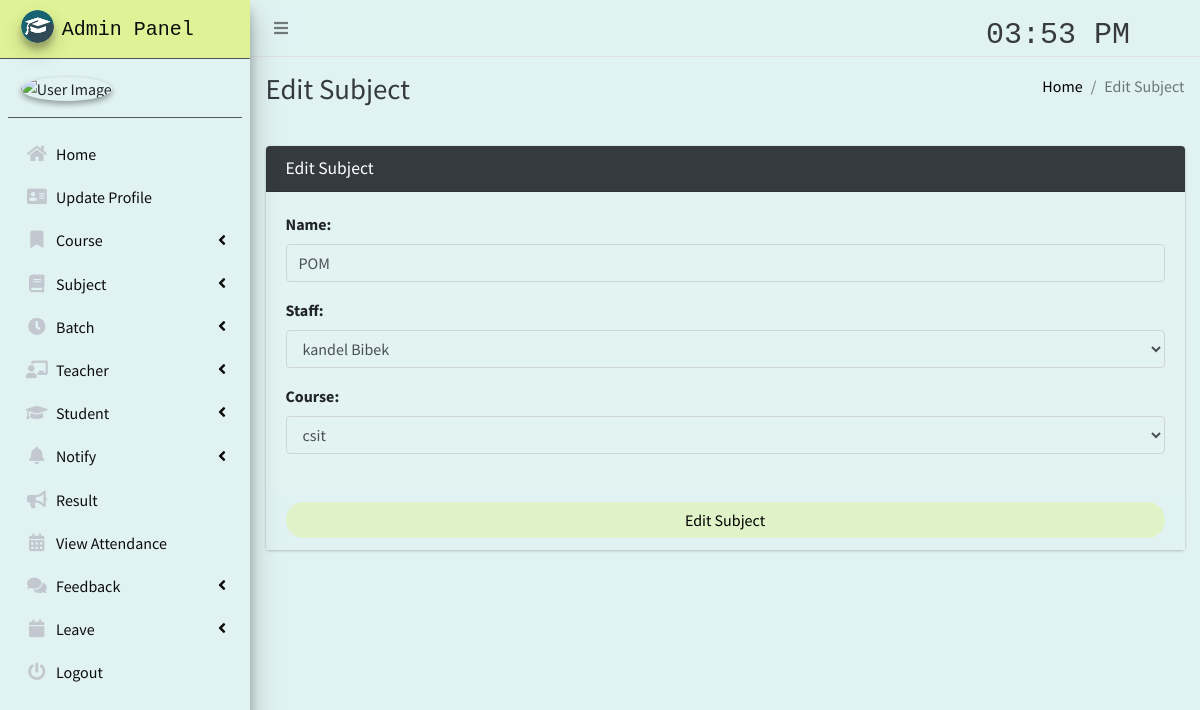
Page /subject/edit/2 (signed in) on the committed database.
### main_app/models.py (models this page shows, shortened)
class Subject(models.Model):
    name = models.CharField(max_length=120)
    staff = models.ForeignKey(Staff,on_delete=models.CASCADE,)
    course = models.ForeignKey(Course, on_delete=models.CASCADE)
    updated_at = models.DateTimeField(auto_now=True)
    created_at = models.DateTimeField(auto_now_add=True)

### main_app/hod_views.py (the view, shortened to what this page needs)
def edit_subject(request, subject_id):
    instance = get_object_or_404(Subject, id=subject_id)
    form = SubjectForm(request.POST or None, instance=instance)
    context = {
        'form': form,
        'subject_id': subject_id,
        'page_title': 'Edit Subject'
    }
    return render(request, 'hod_template/edit_subject_template.html', context)

### main_app/forms.py
class SubjectForm(FormSettings):
    def __init__(self, *args, **kwargs):
        super(SubjectForm, self).__init__(*args, **kwargs)
    class Meta:
        model = Subject
        fields = ['name', 'staff', 'course']

### main_app/models.py (called while the page is built)
    def __str__(self):
        return self.first_name + " "+ self.last_name

    def __str__(self):
        return self.name

    def __str__(self):
        return self.admin.last_name + " " + self.admin.first_name

### main_app/templates/hod_template/edit_subject_template.html
{% extends 'main_app/base.html' %}
{% load static %}
{% block page_title %}{{page_title}}{% endblock page_title %}
{% block content %}
<section class="content">
    <div class="container-fluid">
        <div class="row">
            <div class="col-md-12">
                <div class="card card-dark">
                    <div class="card-header">
                        <h3 class="card-title">{{page_title}}</h3>
                    </div>
                    {% include "main_app/form_template.html" with messages=messages  form=form button_text="Edit Subject"%}
                </div>
            </div>
        </div>
    </div>
</section>
{% endblock content %}

### main_app/templates/main_app/form_template.html (shortened to what this page needs)
<form role="form" method="POST" enctype="multipart/form-data"   style="background-color: rgba(224, 242, 241, 0.9)">
    <div class="card-body" >
        {% for field in form  %}
        <div class="form-group " >
            {{field.label_tag}}
            {{field}}
        </div>
        {% endfor %}
    </div>
    <div class="card-footer"   style="background-color: rgba(224, 242, 241, 0.9)">
        <button type="submit" class="btn btn-success btn-block" style="background-color: rgba(224, 242, 200); border: none; color: black ; border-radius: 30px;">
            {% if button_text %}
            {{button_text}}
            {% else %}
            Submit
            {% endif %}
        </button>
    </div>
</form>

### main_app/templates/main_app/form_template.html (style rules this page uses)
.form-control { background-color:transparent; }

### rows in the picture
Subject: form "POM" "kandel Bibek" "csit"

### other values in the picture
{{ page_title }} "Edit Subject"
{{ field.label_tag }} "Name:" "Staff:" "Course:"
{{ button_text }} "Edit Subject"
